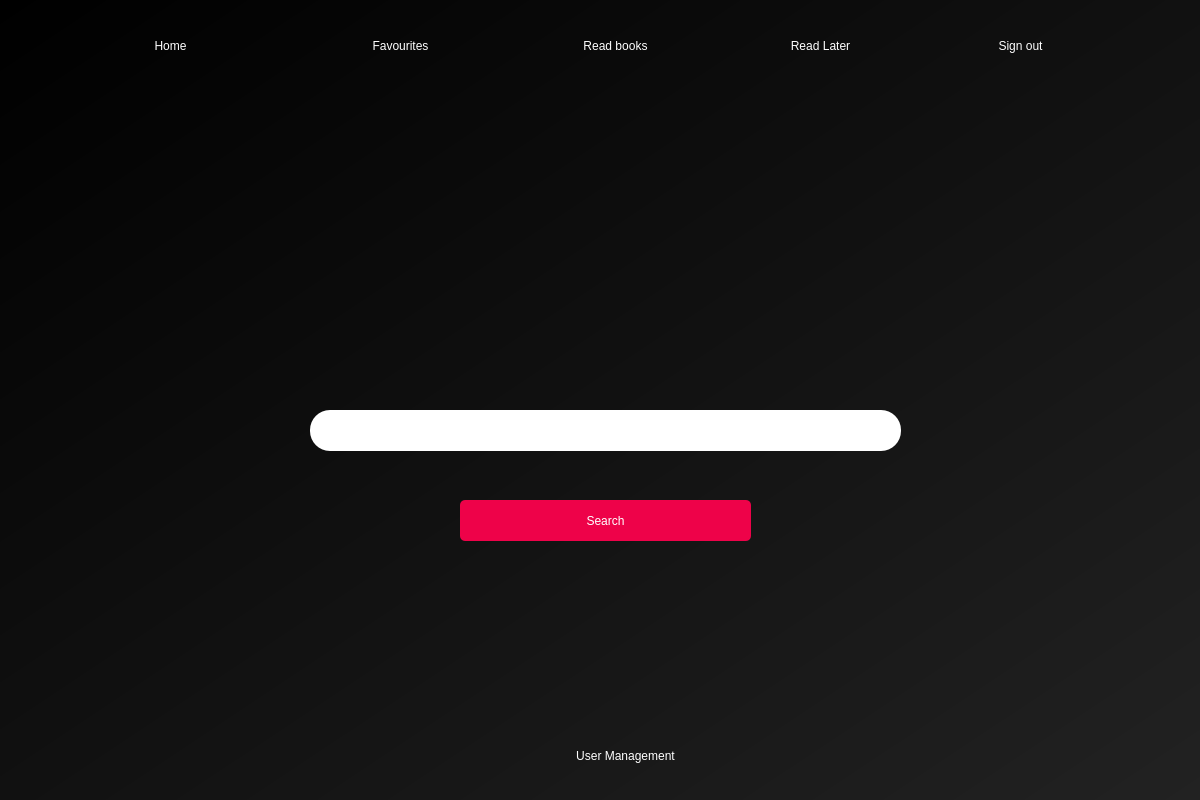
<?xml version="1.0" encoding="UTF-8"?>
<ui version="4.0">
 <class>Dialog</class>
 <widget class="QDialog" name="Dialog">
  <property name="geometry">
   <rect>
    <x>0</x>
    <y>0</y>
    <width>1200</width>
    <height>800</height>
   </rect>
  </property>
  <property name="windowTitle">
   <string>Home</string>
  </property>
  <property name="windowIcon">
   <iconset>
    <normaloff>../images/wiki_icon.png</normaloff>../images/wiki_icon.png</iconset>
  </property>
  <widget class="QWidget" name="bgwidget" native="true">
   <property name="geometry">
    <rect>
     <x>0</x>
     <y>0</y>
     <width>1200</width>
     <height>800</height>
    </rect>
   </property>
   <property name="styleSheet">
    <string notr="true">QWidget#bgwidget{
background-color: rgb(18, 18, 18);
background-color: qlineargradient(spread:pad, x1:0, y1:0, x2:1, y2:1, stop:0 rgba(0, 0, 0, 255), stop:1 rgba(34, 34, 34, 255));}
</string>
   </property>
   <widget class="QPushButton" name="search_button">
    <property name="geometry">
     <rect>
      <x>460</x>
      <y>500</y>
      <width>291</width>
      <height>41</height>
     </rect>
    </property>
    <property name="cursor">
     <cursorShape>PointingHandCursor</cursorShape>
    </property>
    <property name="styleSheet">
     <string notr="true">border-radius: 5px;
background-color: rgb(238, 2, 73);
font: 14pt &quot;MS Shell Dlg 2&quot;;
color: rgb(255, 255, 255);</string>
    </property>
    <property name="text">
     <string>Search</string>
    </property>
   </widget>
   <widget class="QWidget" name="search_widget" native="true">
    <property name="geometry">
     <rect>
      <x>310</x>
      <y>410</y>
      <width>591</width>
      <height>41</height>
     </rect>
    </property>
    <property name="styleSheet">
     <string notr="true">background-color: white;

border-radius: 20px;</string>
    </property>
    <widget class="QLabel" name="search_icon_label">
     <property name="geometry">
      <rect>
       <x>14</x>
       <y>11</y>
       <width>18</width>
       <height>19</height>
      </rect>
     </property>
     <property name="text">
      <string/>
     </property>
     <property name="pixmap">
      <pixmap>../images/search_icon_red.png</pixmap>
     </property>
     <property name="scaledContents">
      <bool>true</bool>
     </property>
    </widget>
    <widget class="QLineEdit" name="search_line_edit">
     <property name="geometry">
      <rect>
       <x>40</x>
       <y>0</y>
       <width>541</width>
       <height>41</height>
      </rect>
     </property>
     <property name="styleSheet">
      <string notr="true">font: 12pt &quot;MS Shell Dlg 2&quot;;</string>
     </property>
    </widget>
   </widget>
   <widget class="QLabel" name="title_icon">
    <property name="geometry">
     <rect>
      <x>10</x>
      <y>240</y>
      <width>1191</width>
      <height>121</height>
     </rect>
    </property>
    <property name="text">
     <string/>
    </property>
    <property name="pixmap">
     <pixmap>../images/wiki_font.png</pixmap>
    </property>
    <property name="alignment">
     <set>Qt::AlignCenter</set>
    </property>
   </widget>
   <widget class="QPushButton" name="menu_my_read">
    <property name="geometry">
     <rect>
      <x>560</x>
      <y>30</y>
      <width>111</width>
      <height>31</height>
     </rect>
    </property>
    <property name="cursor">
     <cursorShape>PointingHandCursor</cursorShape>
    </property>
    <property name="styleSheet">
     <string notr="true">border-radius: 20px;
background-color: rgba(238, 2, 73, 0);
font: 12pt &quot;MS Shell Dlg 2&quot;;
color: rgb(255, 255, 255);</string>
    </property>
    <property name="text">
     <string>Read books</string>
    </property>
   </widget>
   <widget class="QPushButton" name="menu_home">
    <property name="geometry">
     <rect>
      <x>140</x>
      <y>30</y>
      <width>61</width>
      <height>31</height>
     </rect>
    </property>
    <property name="cursor">
     <cursorShape>PointingHandCursor</cursorShape>
    </property>
    <property name="styleSheet">
     <string notr="true">border-radius: 20px;
background-color: rgba(238, 2, 73, 0);
font: 12pt &quot;MS Shell Dlg 2&quot;;
color: rgb(255, 255, 255);</string>
    </property>
    <property name="text">
     <string>Home</string>
    </property>
   </widget>
   <widget class="QPushButton" name="menu_sign_out">
    <property name="geometry">
     <rect>
      <x>980</x>
      <y>30</y>
      <width>81</width>
      <height>31</height>
     </rect>
    </property>
    <property name="cursor">
     <cursorShape>PointingHandCursor</cursorShape>
    </property>
    <property name="styleSheet">
     <string notr="true">border-radius: 20px;
background-color: rgba(238, 2, 73, 0);
font: 12pt &quot;MS Shell Dlg 2&quot;;
color: rgb(255, 255, 255);</string>
    </property>
    <property name="text">
     <string>Sign out</string>
    </property>
   </widget>
   <widget class="QPushButton" name="menu_read_list">
    <property name="geometry">
     <rect>
      <x>770</x>
      <y>30</y>
      <width>101</width>
      <height>31</height>
     </rect>
    </property>
    <property name="cursor">
     <cursorShape>PointingHandCursor</cursorShape>
    </property>
    <property name="styleSheet">
     <string notr="true">border-radius: 20px;
background-color: rgba(238, 2, 73, 0);
font: 12pt &quot;MS Shell Dlg 2&quot;;
color: rgb(255, 255, 255);</string>
    </property>
    <property name="text">
     <string>Read Later</string>
    </property>
   </widget>
   <widget class="QPushButton" name="menu_fav">
    <property name="geometry">
     <rect>
      <x>350</x>
      <y>30</y>
      <width>101</width>
      <height>31</height>
     </rect>
    </property>
    <property name="cursor">
     <cursorShape>PointingHandCursor</cursorShape>
    </property>
    <property name="styleSheet">
     <string notr="true">border-radius: 20px;
background-color: rgba(238, 2, 73, 0);
font: 12pt &quot;MS Shell Dlg 2&quot;;
color: rgb(255, 255, 255);</string>
    </property>
    <property name="text">
     <string>Favourites</string>
    </property>
   </widget>
   <widget class="QPushButton" name="user_management">
    <property name="geometry">
     <rect>
      <x>540</x>
      <y>740</y>
      <width>171</width>
      <height>31</height>
     </rect>
    </property>
    <property name="cursor">
     <cursorShape>PointingHandCursor</cursorShape>
    </property>
    <property name="styleSheet">
     <string notr="true">border-radius: 20px;
background-color: rgba(238, 2, 73, 0);
font: 12pt &quot;MS Shell Dlg 2&quot;;
color: rgb(255, 255, 255);</string>
    </property>
    <property name="text">
     <string>User Management</string>
    </property>
   </widget>
   <widget class="QLabel" name="admin_shield">
    <property name="geometry">
     <rect>
      <x>510</x>
      <y>743</y>
      <width>25</width>
      <height>27</height>
     </rect>
    </property>
    <property name="text">
     <string/>
    </property>
    <property name="pixmap">
     <pixmap>../images/admin_shield.png</pixmap>
    </property>
    <property name="scaledContents">
     <bool>true</bool>
    </property>
   </widget>
  </widget>
 </widget>
 <resources/>
 <connections/>
</ui>
